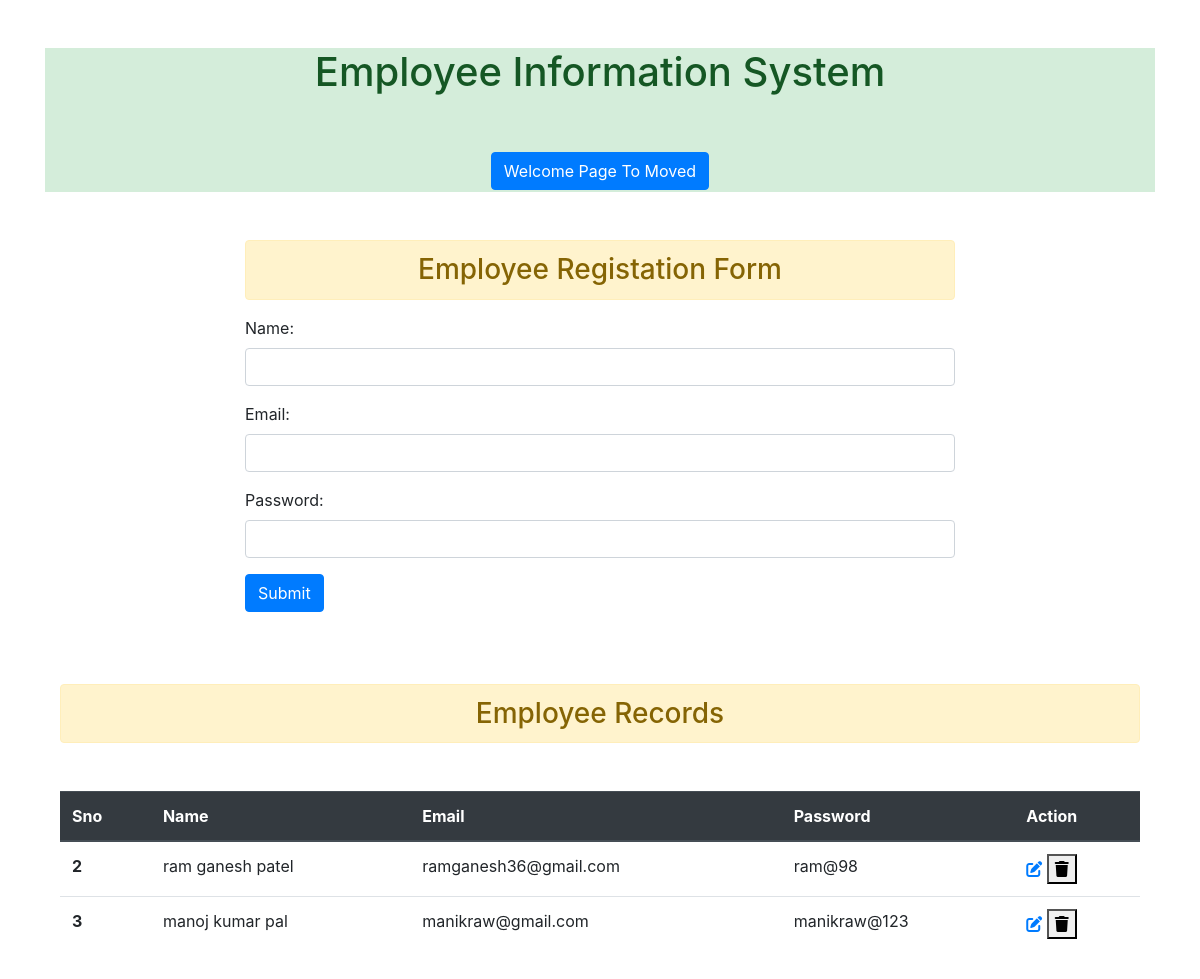
Page /Crud/ on the committed database.
### visioncenter/models.py (models this page shows, shortened)
class Employee(models.Model):
    name=models.CharField(max_length=25,null=True)
    email=models.EmailField(max_length=60,null=True)
    password=models.CharField(max_length=12,null=True)

### visioncenter/views.py (the view)
# urls.py: 2. Add a URL to urlpatterns:  path('', Home.as_view(), name='home')
def Home(request):
    form=EmployeeForm()
    if request.method=='POST':
        form=EmployeeForm(request.POST)
        form.save()
        form=EmployeeForm()
    data=Employee.objects.all()
    context={
        'form':form,
        'data':data,
    }
    return render(request,'index.html',context)

### visioncenter/forms.py
class EmployeeForm(ModelForm):
    class Meta:
        model=Employee
        fields='__all__'
        widgets={
            'name':forms.TextInput(attrs={'class':'form-control'}),
            'email':forms.TextInput(attrs={'class':'form-control'}),
            'password':forms.PasswordInput(attrs={'class':'form-control'},render_value=True)
        }

### templates/index.html (shortened to what this page needs)
{% extends 'base.html' %}
{% block content %}
<div class="container">
    <div class="row">
        <div class="col col-8 offset-2">
                <h3 class="alert alert-warning text-center">Employee Registation Form</h3>
    <form  method="post">
        {{form.as_p}}
        <input type="submit" value="Submit" class="btn btn-primary">
    </form>
</div>
</div>
<br><br><br>
<h3 class="alert alert-warning text-center">Employee Records</h3>
<table class="table my-5">
    <thead class="thead-dark">
      <tr>
        <th scope="col">Sno</th>
        <th scope="col">Name</th>
        <th scope="col">Email</th>
        <th scope="col">Password</th>
        <th scope="col">Action</th>
      </tr>
    </thead>
    <tbody>
    {% for i in data  %}
      <tr>
        <th scope="row">{{i.id}}</th>
        <td>{{i.name}}</td>
        <td>{{i.email}}</td>
        <td>{{i.password}}</td>
        <td>
            <a href="{% url 'update' i.id %}">
            <i class="fa-solid fa-pen-to-square"></i>
        </a>
        <form action="{% url  'delete' i.id %}" method="post" class="d-inline">
            <button type="submit">
                <i class="fa-solid fa-trash "></i>
            </button>
        </form>
        </td>
      </tr>
      {% endfor %}
    </tbody>
  </table>
</div>
    {% endblock content %}

### rows in the picture
Employee: id "2", name "ram ganesh patel", email "ramganesh36@gmail.com", password "ram@98"
Employee: id "3", name "manoj kumar pal", email "manikraw@gmail.com", password "manikraw@123"
